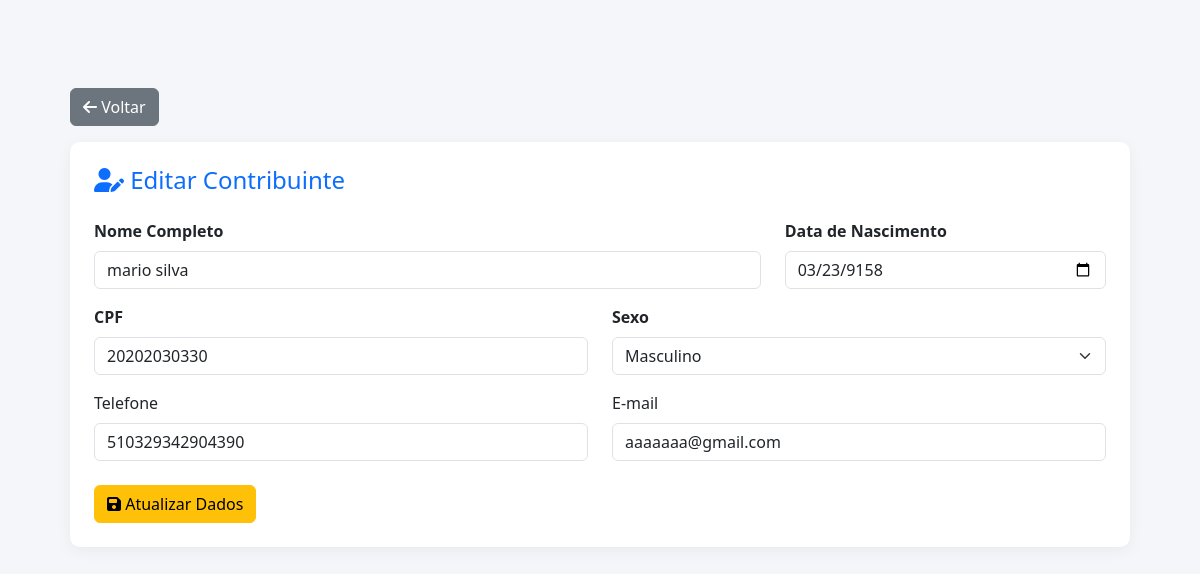
Screenshot of /editarPessoa.php?id=4 (signed in) with the database file from the repository.
### tables this page shows
CREATE TABLE `pessoas` (
  `id` int NOT NULL AUTO_INCREMENT,
  `nome` varchar(255) NOT NULL,
  `data_nascimento` date NOT NULL,
  `cpf` varchar(14) NOT NULL,
  `sexo` enum('M','F','Outro') NOT NULL,
  `telefone` varchar(20) DEFAULT NULL,
  `email` varchar(255) DEFAULT NULL,
  PRIMARY KEY (`id`),
  UNIQUE KEY `cpf` (`cpf`)
);

### editarPessoa.php (the view, shortened to what this page needs)
<?php
require 'config.php';
$id_pessoa = isset($_GET['id']) ? $_GET['id'] : $_POST['id'];
$stmt = $pdo->prepare("SELECT * FROM pessoas WHERE id = :id");
$stmt->execute([':id' => $id_pessoa]);
$pessoa = $stmt->fetch(PDO::FETCH_ASSOC);
?>
<!DOCTYPE html>
<html lang="pt-BR">
<head>
    <link href="https://cdn.jsdelivr.net/npm/bootstrap@5.3.0/dist/css/bootstrap.min.css" rel="stylesheet">
    <link rel="stylesheet" href="https://cdnjs.cloudflare.com/ajax/libs/font-awesome/6.4.0/css/all.min.css">
</head>
<body>
    <div class="main-content container mt-5">
        <a href="listaPessoas.php" class="btn btn-secondary mb-3"><i class="fa-solid fa-arrow-left"></i> Voltar</a>
        <div class="card card-custom p-4">
            <h4 class="mb-4 text-primary"><i class="fa-solid fa-user-pen"></i> Editar Contribuinte</h4>
            <form action="editarPessoa.php" method="POST">
                <div class="row">
                    <div class="col-md-8 mb-3">
                        <label class="form-label fw-bold">Nome Completo</label>
                        <input type="text" name="nome" class="form-control" value="<?= htmlspecialchars($pessoa['nome']) ?>" required>
                    </div>
                    <div class="col-md-4 mb-3">
                        <label class="form-label fw-bold">Data de Nascimento</label>
                        <input type="date" name="data_nascimento" class="form-control" value="<?= $pessoa['data_nascimento'] ?>" required>
                    </div>
                </div>
                <div class="row">
                    <div class="col-md-6 mb-3">
                        <label class="form-label fw-bold">CPF</label>
                        <input type="text" name="cpf" class="form-control" value="<?= htmlspecialchars($pessoa['cpf']) ?>" required>
                    </div>
                    <div class="col-md-6 mb-3">
                        <label class="form-label fw-bold">Sexo</label>
                        <select name="sexo" class="form-select" required>
                            <option value="M" <?= $pessoa['sexo'] == 'M' ? 'selected' : '' ?>>Masculino</option>
                        </select>
                    </div>
                </div>
                <div class="row">
                    <div class="col-md-6 mb-4">
                        <label class="form-label">Telefone</label>
                        <input type="text" name="telefone" class="form-control" value="<?= htmlspecialchars($pessoa['telefone']) ?>">
                    </div>
                    <div class="col-md-6 mb-4">
                        <label class="form-label">E-mail</label>
                        <input type="email" name="email" class="form-control" value="<?= htmlspecialchars($pessoa['email']) ?>">
                    </div>
                </div>
                <button type="submit" class="btn btn-warning"><i class="fa-solid fa-save"></i> Atualizar Dados</button>
            </form>
        </div>
    </div>
</body>
</html>

### editarPessoa.php (style rules this page uses)
body { background-color: #f4f6f9; overflow-x: hidden; }
.main-content { padding: 40px; }
.card-custom { border: none; border-radius: 10px; box-shadow: 0 4px 15px rgba(0,0,0,0.05); }

### rows the page displays
pessoas: nome "mario silva", data_nascimento "03/23/9158", cpf "20202030330", sexo "Masculino", telefone "510329342904390", email "aaaaaaa@gmail.com"
